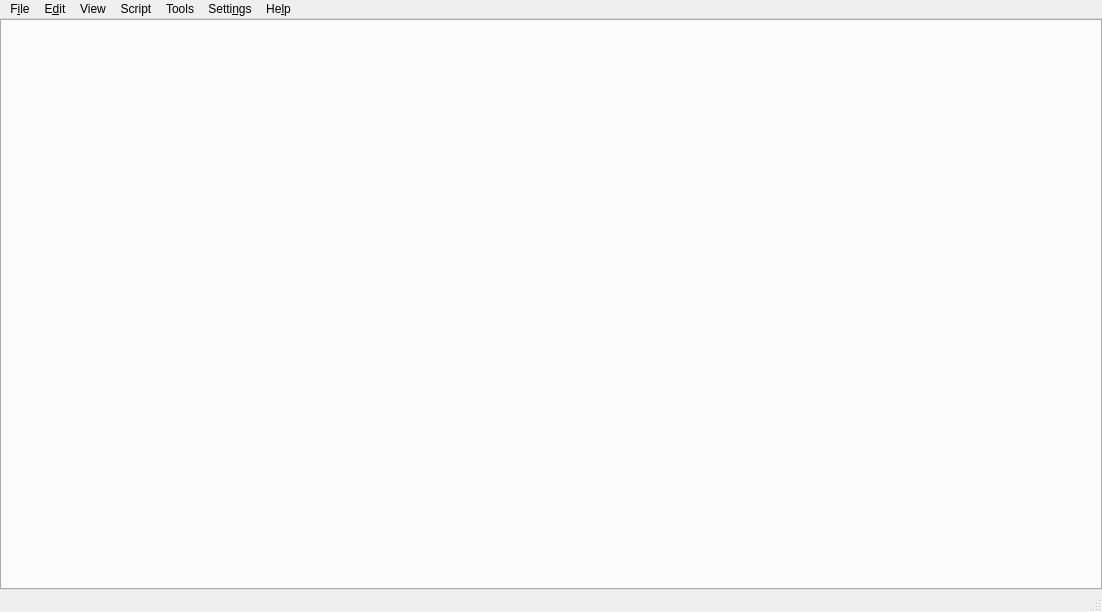
<?xml version="1.0" encoding="UTF-8"?>
<ui version="4.0">
 <class>MainWindow</class>
 <widget class="QMainWindow" name="MainWindow">
  <property name="geometry">
   <rect>
    <x>0</x>
    <y>0</y>
    <width>1102</width>
    <height>612</height>
   </rect>
  </property>
  <property name="windowTitle">
   <string>MainWindow</string>
  </property>
  <property name="documentMode">
   <bool>false</bool>
  </property>
  <widget class="QWidget" name="wMain">
   <layout class="QVBoxLayout" name="verticalLayout">
    <property name="leftMargin">
     <number>0</number>
    </property>
    <property name="topMargin">
     <number>0</number>
    </property>
    <property name="rightMargin">
     <number>0</number>
    </property>
    <property name="bottomMargin">
     <number>0</number>
    </property>
    <item>
     <widget class="WBPDocuments" name="msDocuments">
      <property name="sizePolicy">
       <sizepolicy hsizetype="MinimumExpanding" vsizetype="MinimumExpanding">
        <horstretch>0</horstretch>
        <verstretch>0</verstretch>
       </sizepolicy>
      </property>
      <property name="styleSheet">
       <string notr="true"/>
      </property>
     </widget>
    </item>
   </layout>
  </widget>
  <widget class="QMenuBar" name="mbMenu">
   <property name="geometry">
    <rect>
     <x>0</x>
     <y>0</y>
     <width>1102</width>
     <height>33</height>
    </rect>
   </property>
   <widget class="QMenu" name="menuFile">
    <property name="title">
     <string>F&amp;ile</string>
    </property>
    <widget class="QMenu" name="menuFileRecent">
     <property name="statusTip">
      <string>Re-open last opened documents</string>
     </property>
     <property name="title">
      <string>&amp;Recent</string>
     </property>
     <property name="icon">
      <iconset resource="../../pktk/resources/svg/dark_icons.qrc">
       <normaloff>:/pktk/images/normal/folder_open_recent</normaloff>
       <disabledoff>:/pktk/images/disabled/folder_open_recent</disabledoff>
       <disabledon>:/pktk/images/disabled/folder_open_recent</disabledon>:/pktk/images/normal/folder_open_recent</iconset>
     </property>
     <addaction name="actionFileRecent_None"/>
    </widget>
    <addaction name="actionFileNew"/>
    <addaction name="actionFileOpen"/>
    <addaction name="menuFileRecent"/>
    <addaction name="separator"/>
    <addaction name="actionFileReload"/>
    <addaction name="separator"/>
    <addaction name="actionFileSave"/>
    <addaction name="actionFileSaveAs"/>
    <addaction name="actionFileSaveAll"/>
    <addaction name="separator"/>
    <addaction name="actionFileClose"/>
    <addaction name="actionFileCloseAll"/>
    <addaction name="separator"/>
    <addaction name="actionFileQuit"/>
   </widget>
   <widget class="QMenu" name="menuEdit">
    <property name="title">
     <string>E&amp;dit</string>
    </property>
    <widget class="QMenu" name="menuEditCode">
     <property name="title">
      <string>Code</string>
     </property>
     <addaction name="actionEditCodeComment"/>
     <addaction name="separator"/>
     <addaction name="actionEditCodeIndent"/>
     <addaction name="actionEditCodeDedent"/>
    </widget>
    <addaction name="actionEditUndo"/>
    <addaction name="actionEditRedo"/>
    <addaction name="separator"/>
    <addaction name="actionEditCut"/>
    <addaction name="actionEditCopy"/>
    <addaction name="actionEditPaste"/>
    <addaction name="separator"/>
    <addaction name="actionEditSelectAll"/>
    <addaction name="separator"/>
    <addaction name="actionEditDeleteLine"/>
    <addaction name="actionEditDuplicateLine"/>
    <addaction name="separator"/>
    <addaction name="actionEditOverwriteMode"/>
    <addaction name="actionEditReadOnlyMode"/>
    <addaction name="separator"/>
    <addaction name="menuEditCode"/>
    <addaction name="separator"/>
    <addaction name="actionEditGoToLine"/>
    <addaction name="actionEditSearchReplace"/>
   </widget>
   <widget class="QMenu" name="menuScript">
    <property name="title">
     <string>Script</string>
    </property>
    <addaction name="actionScriptExecute"/>
    <addaction name="actionScriptBreakPause"/>
    <addaction name="actionScriptStop"/>
    <addaction name="separator"/>
    <addaction name="actionScriptDockOutputConsole"/>
   </widget>
   <widget class="QMenu" name="menuSettings">
    <property name="title">
     <string>Setti&amp;ngs</string>
    </property>
    <widget class="QMenu" name="menuSettingsToolbars">
     <property name="title">
      <string>Toolbars</string>
     </property>
     <property name="icon">
      <iconset resource="../../pktk/resources/svg/dark_icons.qrc">
       <normaloff>:/pktk/images/normal/toolbar</normaloff>
       <disabledoff>:/pktk/images/disabled/toolbar</disabledoff>:/pktk/images/normal/toolbar</iconset>
     </property>
    </widget>
    <addaction name="actionSettingsPreferences"/>
    <addaction name="separator"/>
    <addaction name="menuSettingsToolbars"/>
   </widget>
   <widget class="QMenu" name="menuHelp">
    <property name="title">
     <string>He&amp;lp</string>
    </property>
    <addaction name="actionHelpAboutBP"/>
   </widget>
   <widget class="QMenu" name="menuTools">
    <property name="title">
     <string>Tools</string>
    </property>
    <widget class="QMenu" name="menuToolsCopyToClipboard">
     <property name="title">
      <string>Copy to clipboard</string>
     </property>
     <property name="icon">
      <iconset resource="../../pktk/resources/svg/dark_icons.qrc">
       <normaloff>:/pktk/images/normal/clipboard_pushback</normaloff>:/pktk/images/normal/clipboard_pushback</iconset>
     </property>
     <addaction name="actionToolsCopyFullPathFileName"/>
     <addaction name="actionToolsCopyPathName"/>
     <addaction name="actionToolsCopyFileName"/>
    </widget>
    <widget class="QMenu" name="menuToolsManipulateDoc">
     <property name="title">
      <string>Manipulate document</string>
     </property>
     <addaction name="actionToolsMDocSortAscending"/>
     <addaction name="actionToolsMDocSortDescending"/>
     <addaction name="separator"/>
     <addaction name="actionToolsMDocRemoveDuplicateLines"/>
     <addaction name="actionToolsMDocRemoveEmptyLines"/>
     <addaction name="separator"/>
     <addaction name="actionToolsMDocTrimSpaces"/>
     <addaction name="actionToolsMDocTrimLeadingSpaces"/>
     <addaction name="actionToolsMDocTrimTrailingSpaces"/>
     <addaction name="separator"/>
     <addaction name="actionToolsMDocPrettify"/>
    </widget>
    <addaction name="separator"/>
    <addaction name="actionToolsColorPicker"/>
    <addaction name="actionToolsIconsSelector"/>
    <addaction name="actionToolsDocuments"/>
    <addaction name="separator"/>
    <addaction name="menuToolsCopyToClipboard"/>
    <addaction name="menuToolsManipulateDoc"/>
   </widget>
   <widget class="QMenu" name="menuView">
    <property name="title">
     <string>View</string>
    </property>
    <addaction name="actionViewWrapLines"/>
    <addaction name="actionViewShowRightLimit"/>
    <addaction name="actionViewShowLineNumber"/>
    <addaction name="actionViewShowSpaces"/>
    <addaction name="actionViewShowIndent"/>
    <addaction name="actionViewHighlightClassesFunctionDeclaration"/>
   </widget>
   <addaction name="menuFile"/>
   <addaction name="menuEdit"/>
   <addaction name="menuView"/>
   <addaction name="menuScript"/>
   <addaction name="menuTools"/>
   <addaction name="menuSettings"/>
   <addaction name="menuHelp"/>
  </widget>
  <widget class="QStatusBar" name="sbInfo">
   <property name="font">
    <font>
     <family>DejaVu Sans Mono, Consolas, Courier New</family>
     <pointsize>10</pointsize>
    </font>
   </property>
  </widget>
  <action name="actionHelpAboutBP">
   <property name="icon">
    <iconset resource="../../pktk/resources/svg/dark_icons.qrc">
     <normaloff>:/pktk/images/normal/symbol_info</normaloff>
     <disabledoff>:/pktk/images/disabled/symbol_info</disabledoff>:/pktk/images/normal/symbol_info</iconset>
   </property>
   <property name="text">
    <string>&amp;About BuliPy...</string>
   </property>
   <property name="statusTip">
    <string>Who is Buli? Why? How?</string>
   </property>
   <property name="shortcut">
    <string>Shift+F1</string>
   </property>
  </action>
  <action name="actionFileNew">
   <property name="icon">
    <iconset resource="../../pktk/resources/svg/dark_icons.qrc">
     <normaloff>:/pktk/images/normal/file_new</normaloff>
     <disabledoff>:/pktk/images/disabled/file_new</disabledoff>
     <disabledon>:/pktk/images/disabled/file_new</disabledon>:/pktk/images/normal/file_new</iconset>
   </property>
   <property name="text">
    <string>&amp;New...</string>
   </property>
   <property name="statusTip">
    <string>Create a new document</string>
   </property>
   <property name="shortcut">
    <string>Ctrl+N</string>
   </property>
  </action>
  <action name="actionFileOpen">
   <property name="icon">
    <iconset resource="../../pktk/resources/svg/dark_icons.qrc">
     <normaloff>:/pktk/images/normal/folder_open</normaloff>
     <disabledoff>:/pktk/images/normal/folder_open</disabledoff>
     <disabledon>:/pktk/images/disabled/folder_open</disabledon>:/pktk/images/normal/folder_open</iconset>
   </property>
   <property name="text">
    <string>&amp;Open...</string>
   </property>
   <property name="statusTip">
    <string>Open a document</string>
   </property>
   <property name="shortcut">
    <string>Ctrl+O</string>
   </property>
  </action>
  <action name="actionFileSave">
   <property name="icon">
    <iconset resource="../../pktk/resources/svg/dark_icons.qrc">
     <normaloff>:/pktk/images/normal/file_save</normaloff>
     <disabledoff>:/pktk/images/disabled/file_save</disabledoff>
     <disabledon>:/pktk/images/disabled/file_save</disabledon>:/pktk/images/normal/file_save</iconset>
   </property>
   <property name="text">
    <string>&amp;Save</string>
   </property>
   <property name="statusTip">
    <string>Save current document</string>
   </property>
   <property name="shortcut">
    <string>Ctrl+S</string>
   </property>
  </action>
  <action name="actionFileSaveAs">
   <property name="icon">
    <iconset resource="../../pktk/resources/svg/dark_icons.qrc">
     <normaloff>:/pktk/images/normal/file_save_as</normaloff>
     <disabledoff>:/pktk/images/disabled/file_save_as</disabledoff>
     <disabledon>:/pktk/images/disabled/file_save_as</disabledon>:/pktk/images/normal/file_save_as</iconset>
   </property>
   <property name="text">
    <string>Sa&amp;ve as...</string>
   </property>
   <property name="statusTip">
    <string>Save current document to another location</string>
   </property>
   <property name="shortcut">
    <string>Ctrl+Shift+S</string>
   </property>
  </action>
  <action name="actionFileSaveAll">
   <property name="icon">
    <iconset resource="../../pktk/resources/svg/dark_icons.qrc">
     <normaloff>:/pktk/images/normal/file_save_all</normaloff>
     <disabledoff>:/pktk/images/disabled/file_save_all</disabledoff>
     <disabledon>:/pktk/images/disabled/file_save_all</disabledon>:/pktk/images/normal/file_save_all</iconset>
   </property>
   <property name="text">
    <string>Save a&amp;ll</string>
   </property>
   <property name="statusTip">
    <string>Save all documents</string>
   </property>
  </action>
  <action name="actionScriptExecute">
   <property name="icon">
    <iconset resource="../../pktk/resources/svg/dark_icons.qrc">
     <normaloff>:/pktk/images/normal/play</normaloff>
     <disabledoff>:/pktk/images/disabled/play</disabledoff>
     <disabledon>:/pktk/images/disabled/play</disabledon>:/pktk/images/normal/play</iconset>
   </property>
   <property name="text">
    <string>&amp;Execute</string>
   </property>
   <property name="statusTip">
    <string>Execute current script</string>
   </property>
   <property name="shortcut">
    <string>Ctrl+R</string>
   </property>
  </action>
  <action name="actionFileQuit">
   <property name="icon">
    <iconset resource="../../pktk/resources/svg/dark_icons.qrc">
     <normaloff>:/pktk/images/normal/application_exit</normaloff>:/pktk/images/normal/application_exit</iconset>
   </property>
   <property name="text">
    <string>&amp;Quit</string>
   </property>
   <property name="statusTip">
    <string>Quit BuliScript</string>
   </property>
   <property name="shortcut">
    <string>Ctrl+Q</string>
   </property>
  </action>
  <action name="actionFileClose">
   <property name="icon">
    <iconset resource="../../pktk/resources/svg/dark_icons.qrc">
     <normaloff>:/pktk/images/normal/file_close</normaloff>
     <disabledoff>:/pktk/images/disabled/file_close</disabledoff>
     <disabledon>:/pktk/images/disabled/file_close</disabledon>:/pktk/images/normal/file_close</iconset>
   </property>
   <property name="text">
    <string>&amp;Close</string>
   </property>
   <property name="statusTip">
    <string>Close current document</string>
   </property>
   <property name="shortcut">
    <string>Ctrl+W</string>
   </property>
  </action>
  <action name="actionFileRecent_None">
   <property name="text">
    <string>(&amp;no recent scripts)</string>
   </property>
  </action>
  <action name="actionEditCut">
   <property name="icon">
    <iconset resource="../../pktk/resources/svg/dark_icons.qrc">
     <normaloff>:/pktk/images/normal/cut</normaloff>
     <disabledoff>:/pktk/images/disabled/cut</disabledoff>
     <disabledon>:/pktk/images/disabled/cut</disabledon>:/pktk/images/normal/cut</iconset>
   </property>
   <property name="text">
    <string>&amp;Cut</string>
   </property>
   <property name="statusTip">
    <string>Cut selection to clipboard</string>
   </property>
   <property name="shortcut">
    <string>Ctrl+X</string>
   </property>
  </action>
  <action name="actionEditCopy">
   <property name="icon">
    <iconset resource="../../pktk/resources/svg/dark_icons.qrc">
     <normaloff>:/pktk/images/normal/copy</normaloff>
     <disabledoff>:/pktk/images/disabled/copy</disabledoff>
     <disabledon>:/pktk/images/disabled/copy</disabledon>:/pktk/images/normal/copy</iconset>
   </property>
   <property name="text">
    <string>C&amp;opy</string>
   </property>
   <property name="statusTip">
    <string>Copy selection from clipboard</string>
   </property>
   <property name="shortcut">
    <string>Ctrl+C</string>
   </property>
  </action>
  <action name="actionEditPaste">
   <property name="icon">
    <iconset resource="../../pktk/resources/svg/dark_icons.qrc">
     <normaloff>:/pktk/images/normal/paste</normaloff>
     <disabledoff>:/pktk/images/disabled/paste</disabledoff>
     <disabledon>:/pktk/images/disabled/paste</disabledon>:/pktk/images/normal/paste</iconset>
   </property>
   <property name="text">
    <string>&amp;Paste</string>
   </property>
   <property name="statusTip">
    <string>Paste clipboard content</string>
   </property>
   <property name="shortcut">
    <string>Ctrl+V</string>
   </property>
  </action>
  <action name="actionEditSelectAll">
   <property name="icon">
    <iconset resource="../../pktk/resources/svg/dark_icons.qrc">
     <normaloff>:/pktk/images/normal/select_all</normaloff>
     <disabledoff>:/pktk/images/disabled/select_all</disabledoff>
     <disabledon>:/pktk/images/disabled/select_all</disabledon>:/pktk/images/normal/select_all</iconset>
   </property>
   <property name="text">
    <string>&amp;Select all</string>
   </property>
   <property name="statusTip">
    <string>Select all content</string>
   </property>
   <property name="shortcut">
    <string>Ctrl+A</string>
   </property>
  </action>
  <action name="actionEditUndo">
   <property name="icon">
    <iconset resource="../../pktk/resources/svg/dark_icons.qrc">
     <normaloff>:/pktk/images/normal/edit_undo</normaloff>
     <disabledoff>:/pktk/images/disabled/edit_undo</disabledoff>
     <disabledon>:/pktk/images/disabled/edit_undo</disabledon>:/pktk/images/normal/edit_undo</iconset>
   </property>
   <property name="text">
    <string>&amp;Undo</string>
   </property>
   <property name="statusTip">
    <string>Undo last action</string>
   </property>
   <property name="shortcut">
    <string>Ctrl+Z</string>
   </property>
  </action>
  <action name="actionEditRedo">
   <property name="icon">
    <iconset resource="../../pktk/resources/svg/dark_icons.qrc">
     <normaloff>:/pktk/images/normal/edit_redo</normaloff>
     <disabledoff>:/pktk/images/disabled/edit_redo</disabledoff>
     <disabledon>:/pktk/images/disabled/edit_redo</disabledon>:/pktk/images/normal/edit_redo</iconset>
   </property>
   <property name="text">
    <string>&amp;Redo</string>
   </property>
   <property name="statusTip">
    <string>Redo previous action</string>
   </property>
   <property name="shortcut">
    <string>Ctrl+Shift+Z</string>
   </property>
  </action>
  <action name="actionSettingsPreferences">
   <property name="icon">
    <iconset resource="../../pktk/resources/svg/dark_icons.qrc">
     <normaloff>:/pktk/images/normal/tune</normaloff>
     <disabledoff>:/pktk/images/disabled/tune</disabledoff>
     <disabledon>:/pktk/images/disabled/tune</disabledon>:/pktk/images/normal/tune</iconset>
   </property>
   <property name="text">
    <string>&amp;Preferences...</string>
   </property>
   <property name="statusTip">
    <string>Define BuliScript preferences settings</string>
   </property>
  </action>
  <action name="actionSettingsSaveSessionOnExit">
   <property name="checkable">
    <bool>true</bool>
   </property>
   <property name="checked">
    <bool>true</bool>
   </property>
   <property name="text">
    <string>&amp;Save session on exit</string>
   </property>
   <property name="statusTip">
    <string/>
   </property>
  </action>
  <action name="actionFileCloseAll">
   <property name="icon">
    <iconset resource="../../pktk/resources/svg/dark_icons.qrc">
     <normaloff>:/pktk/images/normal/file_close_all</normaloff>
     <disabledoff>:/pktk/images/disabled/file_close_all</disabledoff>
     <disabledon>:/pktk/images/disabled/file_close_all</disabledon>:/pktk/images/normal/file_close_all</iconset>
   </property>
   <property name="text">
    <string>Clos&amp;e all</string>
   </property>
   <property name="statusTip">
    <string>Close all documents</string>
   </property>
  </action>
  <action name="actionFileReload">
   <property name="icon">
    <iconset resource="../../pktk/resources/svg/dark_icons.qrc">
     <normaloff>:/pktk/images/normal/cache_refresh</normaloff>
     <disabledoff>:/pktk/images/disabled/cache_refresh</disabledoff>
     <disabledon>:/pktk/images/disabled/cache_refresh</disabledon>:/pktk/images/normal/cache_refresh</iconset>
   </property>
   <property name="text">
    <string>Reloa&amp;d</string>
   </property>
   <property name="statusTip">
    <string>Reload current document</string>
   </property>
  </action>
  <action name="actionScriptBreakPause">
   <property name="icon">
    <iconset resource="../../pktk/resources/svg/dark_icons.qrc">
     <normaloff>:/pktk/images/normal/pause</normaloff>
     <disabledoff>:/pktk/images/disabled/pause</disabledoff>
     <disabledon>:/pktk/images/disabled/pause</disabledon>:/pktk/images/normal/pause</iconset>
   </property>
   <property name="text">
    <string>&amp;Break/Pause</string>
   </property>
  </action>
  <action name="actionScriptStop">
   <property name="icon">
    <iconset resource="../../pktk/resources/svg/dark_icons.qrc">
     <normaloff>:/pktk/images/normal/stop</normaloff>
     <disabledoff>:/pktk/images/disabled/stop</disabledoff>
     <disabledon>:/pktk/images/disabled/stop</disabledon>:/pktk/images/normal/stop</iconset>
   </property>
   <property name="text">
    <string>&amp;Stop</string>
   </property>
  </action>
  <action name="actionScriptDockOutputConsole">
   <property name="checkable">
    <bool>false</bool>
   </property>
   <property name="icon">
    <iconset resource="../../pktk/resources/svg/dark_icons.qrc">
     <normaloff>:/pktk/images/normal/process_output_info</normaloff>
     <disabledoff>:/pktk/images/disabled/process_output_info</disabledoff>:/pktk/images/normal/process_output_info</iconset>
   </property>
   <property name="text">
    <string>Script output</string>
   </property>
   <property name="shortcut">
    <string>Ctrl+Shift+O</string>
   </property>
  </action>
  <action name="actionEditSearchReplace">
   <property name="checkable">
    <bool>false</bool>
   </property>
   <property name="icon">
    <iconset resource="../../pktk/resources/svg/dark_icons.qrc">
     <normaloff>:/pktk/images/normal/search</normaloff>
     <disabledoff>:/pktk/images/disabled/search</disabledoff>:/pktk/images/normal/search</iconset>
   </property>
   <property name="text">
    <string>Search &amp;&amp; Replace</string>
   </property>
   <property name="toolTip">
    <string>Search &amp; Replace tool</string>
   </property>
   <property name="statusTip">
    <string>Search &amp; Replace tool</string>
   </property>
   <property name="shortcut">
    <string>Ctrl+F</string>
   </property>
  </action>
  <action name="actionToolsColorPicker">
   <property name="checkable">
    <bool>true</bool>
   </property>
   <property name="icon">
    <iconset resource="../../pktk/resources/svg/dark_icons.qrc">
     <normaloff>:/pktk/images/normal/color</normaloff>
     <disabledoff>:/pktk/images/disabled/color</disabledoff>:/pktk/images/normal/color</iconset>
   </property>
   <property name="text">
    <string>Color picker</string>
   </property>
   <property name="toolTip">
    <string>Color picker</string>
   </property>
  </action>
  <action name="actionToolsIconsSelector">
   <property name="checkable">
    <bool>true</bool>
   </property>
   <property name="icon">
    <iconset resource="../../pktk/resources/svg/dark_icons.qrc">
     <normaloff>:/pktk/images/normal/image</normaloff>
     <disabledoff>:/pktk/images/disabled/image</disabledoff>:/pktk/images/normal/image</iconset>
   </property>
   <property name="text">
    <string>Icons selector</string>
   </property>
  </action>
  <action name="actionEditCodeComment">
   <property name="icon">
    <iconset resource="../../pktk/resources/svg/dark_icons.qrc">
     <normaloff>:/pktk/images/normal/text_hashtag</normaloff>
     <disabledoff>:/pktk/images/disabled/text_hashtag</disabledoff>:/pktk/images/normal/text_hashtag</iconset>
   </property>
   <property name="text">
    <string>Toggle comment</string>
   </property>
   <property name="shortcut">
    <string>Ctrl+/</string>
   </property>
  </action>
  <action name="actionEditCodeUncomment">
   <property name="icon">
    <iconset resource="../../pktk/resources/svg/dark_icons.qrc">
     <normaloff>:/pktk/images/normal/text_hashtag_off</normaloff>
     <disabledoff>:/pktk/images/disabled/text_hashtag_off</disabledoff>:/pktk/images/normal/text_hashtag_off</iconset>
   </property>
   <property name="text">
    <string>Uncomment</string>
   </property>
  </action>
  <action name="actionEditCodeIndent">
   <property name="icon">
    <iconset resource="../../pktk/resources/svg/dark_icons.qrc">
     <normaloff>:/pktk/images/normal/format_text_indent_inc</normaloff>
     <disabledoff>:/pktk/images/disabled/format_text_indent_inc</disabledoff>:/pktk/images/normal/format_text_indent_inc</iconset>
   </property>
   <property name="text">
    <string>Indent</string>
   </property>
   <property name="shortcut">
    <string>Tab</string>
   </property>
  </action>
  <action name="actionEditCodeDedent">
   <property name="icon">
    <iconset resource="../../pktk/resources/svg/dark_icons.qrc">
     <normaloff>:/pktk/images/normal/format_text_indent_dec</normaloff>
     <disabledoff>:/pktk/images/disabled/format_text_indent_dec</disabledoff>:/pktk/images/normal/format_text_indent_dec</iconset>
   </property>
   <property name="text">
    <string>Dedent</string>
   </property>
   <property name="shortcut">
    <string>Shift+Tab</string>
   </property>
  </action>
  <action name="actionEditGoToLine">
   <property name="text">
    <string>Go to line...</string>
   </property>
   <property name="shortcut">
    <string>Ctrl+L</string>
   </property>
  </action>
  <action name="actionEditReadOnlyMode">
   <property name="checkable">
    <bool>true</bool>
   </property>
   <property name="text">
    <string>Read-only mode</string>
   </property>
   <property name="whatsThis">
    <string>Set document in read-only mode</string>
   </property>
  </action>
  <action name="actionEditOverwriteMode">
   <property name="checkable">
    <bool>true</bool>
   </property>
   <property name="text">
    <string>Overwrite mode</string>
   </property>
   <property name="statusTip">
    <string>Switch overwrite/insert edition mode</string>
   </property>
   <property name="shortcut">
    <string>Ins</string>
   </property>
  </action>
  <action name="actionEditDeleteLine">
   <property name="icon">
    <iconset resource="../../pktk/resources/svg/dark_icons.qrc">
     <normaloff>:/pktk/images/normal/edit_text_line_delete</normaloff>
     <disabledoff>:/pktk/images/disabled/edit_text_line_delete</disabledoff>:/pktk/images/normal/edit_text_line_delete</iconset>
   </property>
   <property name="text">
    <string>Delete line</string>
   </property>
   <property name="shortcut">
    <string>Shift+Del</string>
   </property>
  </action>
  <action name="actionEditDuplicateLine">
   <property name="icon">
    <iconset resource="../../pktk/resources/svg/dark_icons.qrc">
     <normaloff>:/pktk/images/normal/edit_text_line_duplicate</normaloff>
     <disabledoff>:/pktk/images/disabled/edit_text_line_duplicate</disabledoff>:/pktk/images/normal/edit_text_line_duplicate</iconset>
   </property>
   <property name="text">
    <string>Duplicate line</string>
   </property>
   <property name="shortcut">
    <string>Ctrl+D</string>
   </property>
  </action>
  <action name="actionViewWrapLines">
   <property name="checkable">
    <bool>true</bool>
   </property>
   <property name="icon">
    <iconset resource="../../pktk/resources/svg/dark_icons.qrc">
     <normaloff>:/pktk/images/normal/view_text_linewrap</normaloff>
     <disabledoff>:/pktk/images/disabled/view_text_linewrap</disabledoff>:/pktk/images/normal/view_text_linewrap</iconset>
   </property>
   <property name="text">
    <string>Wrap lines</string>
   </property>
  </action>
  <action name="actionViewShowLineNumber">
   <property name="checkable">
    <bool>true</bool>
   </property>
   <property name="icon">
    <iconset resource="../../pktk/resources/svg/dark_icons.qrc">
     <normaloff>:/pktk/images/normal/view_text_linenumber</normaloff>
     <disabledoff>:/pktk/images/disabled/view_text_linenumber</disabledoff>:/pktk/images/normal/view_text_linenumber</iconset>
   </property>
   <property name="text">
    <string>Show lines number</string>
   </property>
  </action>
  <action name="actionViewShowSpaces">
   <property name="checkable">
    <bool>true</bool>
   </property>
   <property name="icon">
    <iconset resource="../../pktk/resources/svg/dark_icons.qrc">
     <normaloff>:/pktk/images/normal/view_text_spaces</normaloff>
     <disabledoff>:/pktk/images/disabled/view_text_spaces</disabledoff>:/pktk/images/normal/view_text_spaces</iconset>
   </property>
   <property name="text">
    <string>Show spaces</string>
   </property>
   <property name="statusTip">
    <string>View leading and trailing spaces</string>
   </property>
  </action>
  <action name="actionViewShowIndent">
   <property name="checkable">
    <bool>true</bool>
   </property>
   <property name="icon">
    <iconset resource="../../pktk/resources/svg/dark_icons.qrc">
     <normaloff>:/pktk/images/normal/view_text_indent</normaloff>
     <disabledoff>:/pktk/images/disabled/view_text_indent</disabledoff>:/pktk/images/normal/view_text_indent</iconset>
   </property>
   <property name="text">
    <string>Show indent</string>
   </property>
  </action>
  <action name="actionViewHighlightClassesFunctionDeclaration">
   <property name="checkable">
    <bool>true</bool>
   </property>
   <property name="icon">
    <iconset resource="../../pktk/resources/svg/dark_icons.qrc">
     <normaloff>:/pktk/images/normal/view_text_highlight</normaloff>
     <disabledoff>:/pktk/images/disabled/view_text_highlight</disabledoff>:/pktk/images/normal/view_text_highlight</iconset>
   </property>
   <property name="text">
    <string>Highlight classes and functions declaration</string>
   </property>
  </action>
  <action name="actionToolsDocuments">
   <property name="checkable">
    <bool>true</bool>
   </property>
   <property name="icon">
    <iconset resource="../../pktk/resources/svg/dark_icons.qrc">
     <normaloff>:/pktk/images/normal/file_copy</normaloff>
     <disabledoff>:/pktk/images/disabled/file_copy</disabledoff>:/pktk/images/normal/file_copy</iconset>
   </property>
   <property name="text">
    <string>Documents</string>
   </property>
  </action>
  <action name="actionFullPathFileName">
   <property name="text">
    <string>Full path/file name</string>
   </property>
  </action>
  <action name="actionToolsCopyFullPathFileName">
   <property name="text">
    <string>Full path file name</string>
   </property>
  </action>
  <action name="actionToolsCopyPathName">
   <property name="text">
    <string>Path name</string>
   </property>
  </action>
  <action name="actionToolsCopyFileName">
   <property name="text">
    <string>File name</string>
   </property>
  </action>
  <action name="actionToolsMDocSortAscending">
   <property name="icon">
    <iconset resource="../../pktk/resources/svg/dark_icons.qrc">
     <normaloff>:/pktk/images/normal/sort_ascending</normaloff>
     <disabledoff>:/pktk/images/disabled/sort_ascending</disabledoff>:/pktk/images/normal/sort_ascending</iconset>
   </property>
   <property name="text">
    <string>Sort ascending</string>
   </property>
  </action>
  <action name="actionToolsMDocSortDescending">
   <property name="icon">
    <iconset resource="../../pktk/resources/svg/dark_icons.qrc">
     <normaloff>:/pktk/images/normal/sort_descending</normaloff>
     <disabledoff>:/pktk/images/disabled/sort_descending</disabledoff>:/pktk/images/normal/sort_descending</iconset>
   </property>
   <property name="text">
    <string>Sort descending</string>
   </property>
  </action>
  <action name="actionToolsMDocRemoveDuplicateLines">
   <property name="text">
    <string>Remove duplicate lines</string>
   </property>
  </action>
  <action name="actionToolsMDocRemoveEmptyLines">
   <property name="text">
    <string>Remove empty lines</string>
   </property>
  </action>
  <action name="actionToolsMDocTrimSpaces">
   <property name="icon">
    <iconset resource="../../pktk/resources/svg/dark_icons.qrc">
     <normaloff>:/pktk/images/normal/edit_text_trim</normaloff>
     <disabledoff>:/pktk/images/disabled/edit_text_trim</disabledoff>:/pktk/images/normal/edit_text_trim</iconset>
   </property>
   <property name="text">
    <string>Trim spaces</string>
   </property>
  </action>
  <action name="actionToolsMDocTrimLeadingSpaces">
   <property name="icon">
    <iconset resource="../../pktk/resources/svg/dark_icons.qrc">
     <normaloff>:/pktk/images/normal/edit_text_trim_leading</normaloff>
     <disabledoff>:/pktk/images/disabled/edit_text_trim_leading</disabledoff>:/pktk/images/normal/edit_text_trim_leading</iconset>
   </property>
   <property name="text">
    <string>Trim leading spaces </string>
   </property>
  </action>
  <action name="actionToolsMDocTrimTrailingSpaces">
   <property name="icon">
    <iconset resource="../../pktk/resources/svg/dark_icons.qrc">
     <normaloff>:/pktk/images/normal/edit_text_trim_trailing</normaloff>
     <disabledoff>:/pktk/images/disabled/edit_text_trim_trailing</disabledoff>:/pktk/images/normal/edit_text_trim_trailing</iconset>
   </property>
   <property name="text">
    <string>Trim trailing spaces </string>
   </property>
  </action>
  <action name="actionToolsMDocPrettify">
   <property name="text">
    <string>Prettify</string>
   </property>
  </action>
  <action name="actionViewShowRightLimit">
   <property name="checkable">
    <bool>true</bool>
   </property>
   <property name="icon">
    <iconset resource="../../pktk/resources/svg/dark_icons.qrc">
     <normaloff>:/pktk/images/normal/view_text_rightlimit</normaloff>
     <disabledoff>:/pktk/images/disabled/view_text_rightlimit</disabledoff>:/pktk/images/normal/view_text_rightlimit</iconset>
   </property>
   <property name="text">
    <string>Show right limit</string>
   </property>
  </action>
 </widget>
 <customwidgets>
  <customwidget>
   <class>WBPDocuments</class>
   <extends>QTabWidget</extends>
   <header>bulipy.bp.bpdocument</header>
   <container>1</container>
  </customwidget>
 </customwidgets>
 <resources>
  <include location="../../pktk/resources/svg/dark_icons.qrc"/>
  <include location="../../pktk/resources/svg/light_icons.qrc"/>
 </resources>
 <connections/>
</ui>
